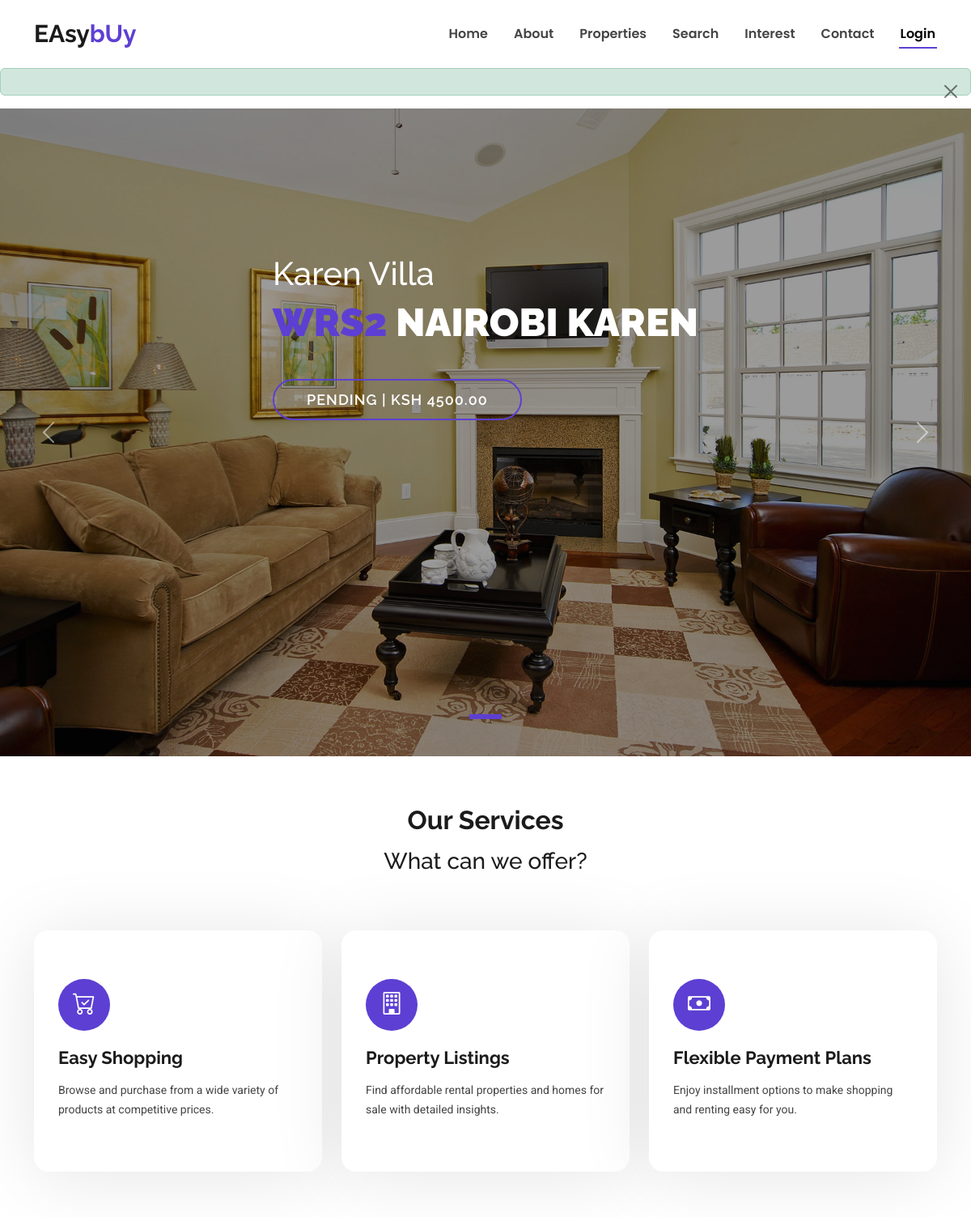
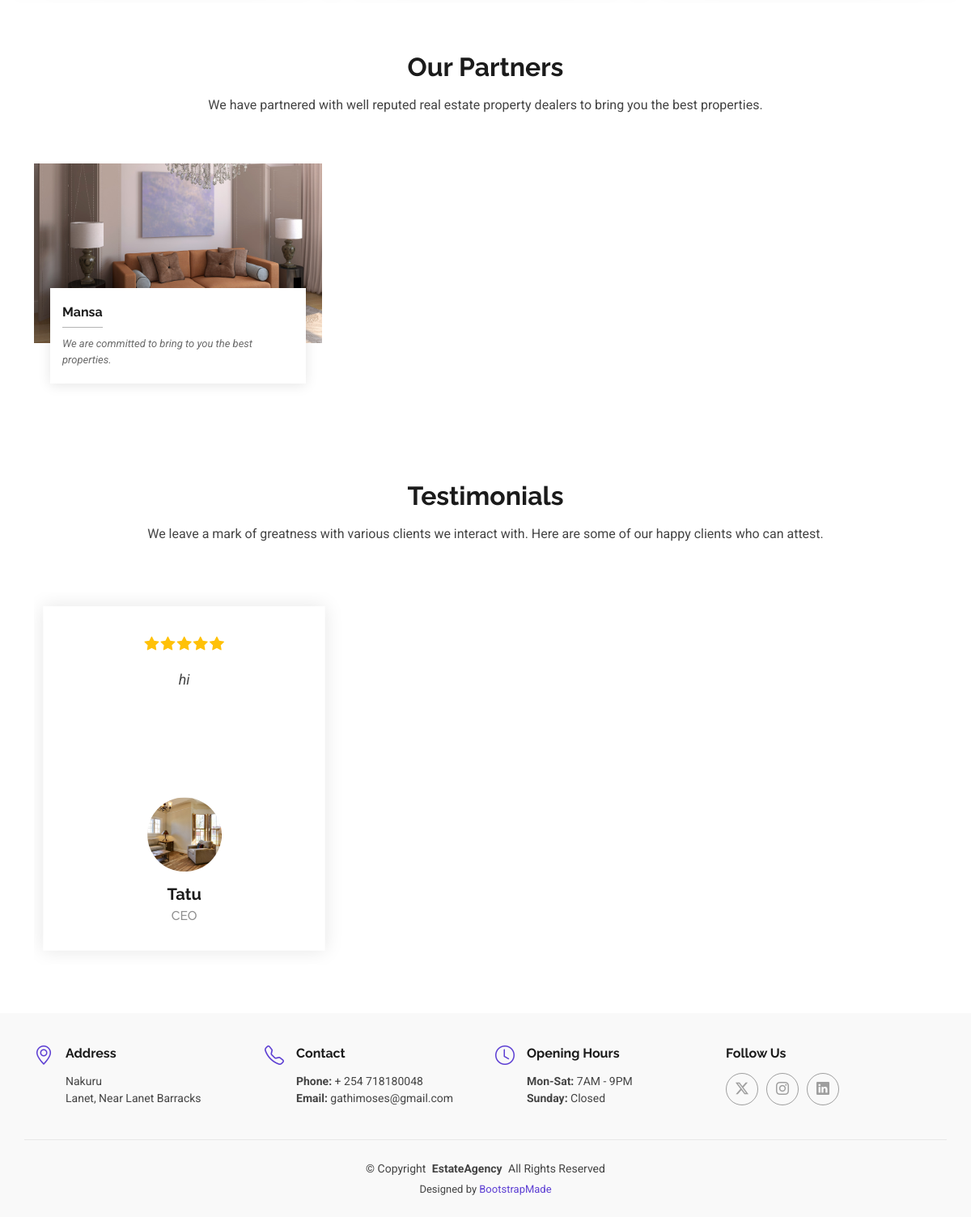
The page / on the database its author committed (2 pictures, top to bottom).
### properties/models.py (models this page shows, shortened)
class Property(models.Model):
    title = models.CharField(max_length=255)
    image = models.ImageField(upload_to='images/',
                              validators=[FileExtensionValidator(allowed_extensions=['jpg', 'jpeg', 'png'])])
    image1 = models.ImageField(upload_to='images/',
                              validators=[FileExtensionValidator(allowed_extensions=['jpg', 'jpeg', 'png'])], null=True, blank=True)
    image2 = models.ImageField(upload_to='images/',
                              validators=[FileExtensionValidator(allowed_extensions=['jpg', 'jpeg', 'png'])], null=True, blank=True)
    image3 = models.ImageField(upload_to='images/',
                              validators=[FileExtensionValidator(allowed_extensions=['jpg', 'jpeg', 'png'])], null=True, blank=True)
    video_url = models.URLField(max_length=600, null=True, blank=True)
    status = models.CharField(max_length=50, default='Pending')
    price = models.DecimalField(max_digits=10, decimal_places=2, null=True, blank=True)
    area = models.DecimalField(max_digits=10, decimal_places=2, default=0.0)
    beds = models.IntegerField(default=0)
    baths = models.IntegerField(default=0)
    garage = models.IntegerField(default=0)
    key = models.CharField(max_length=10, unique=True)
    location = models.CharField(max_length=100)
    map_url = models.URLField(max_length=600, null=True, blank=True)
    propertytyp = models.CharField(max_length=50, default='House')
    description = models.TextField(default='A great House at the brink of existence.')
    is_featured = models.BooleanField(default=False)
    created_at = models.DateTimeField(auto_now_add=True)
    updated_at = models.DateTimeField(auto_now=True)
    class Meta:
        verbose_name = "Property"
        verbose_name_plural = "Properties"

class Partners(models.Model):
    image = models.ImageField(upload_to='images/', validators=[
        FileExtensionValidator(allowed_extensions=['jpg', 'jpeg', 'png'])])  # Moved to a subfolder
    name = models.CharField(max_length=100)
    details = models.CharField(max_length=100, default='We are committed to bring to you the best properties. ')
    facebook = models.URLField(max_length=200, blank=True, null=True)
    instagram = models.URLField(max_length=200, blank=True, null=True)
    linkedin = models.URLField(max_length=200, blank=True, null=True)
    twitter = models.URLField(max_length=200, blank=True, null=True)
    created_at = models.DateTimeField(default=now)
    updated_at = models.DateTimeField(auto_now=True)
    class Meta:
        verbose_name = "Agent"
        verbose_name_plural = "Agents"

class Testimonials(models.Model):
    image = models.ImageField(upload_to='testimonials/images/', validators=[
        FileExtensionValidator(allowed_extensions=['jpg', 'jpeg', 'png'])])  # Moved to a subfolder
    name = models.CharField(max_length=100)
    position = models.CharField(max_length=100, default='CEO')
    testimony = models.TextField()
    created_at = models.DateTimeField(default=now)
    updated_at = models.DateTimeField(auto_now=True)
    class Meta:
        verbose_name = "Testimonial"
        verbose_name_plural = "Testimonials"

### properties/views.py (the view)
# urls.py: path('', views.index, name='index'),
def index(request):
    agents = Partners.objects.all()
    testimonials = Testimonials.objects.all()
    featured = Property.objects.filter(is_featured=True)
    context = {
        'agents': agents,
        'testimonials': testimonials,
        'featured': featured
    }
    return render(request, 'index.html', context)

### cart/context_processors.py (called while the page is built)
def cart(request):
    return {'cart': Cart(request)}

### properties/templates/index.html (shortened to what this page needs)
{% extends 'base.html' %}
{% block content %}
{% load static %}
<main class="main">
  <section id="hero" class="hero section dark-background">
    <div id="hero-carousel" class="carousel slide" data-bs-ride="carousel" data-bs-interval="5000">
      {% for property in featured %}
      <div class="carousel-item {% if forloop.first %}active{% endif %}">
        <img src="{{ property.image.url }}" alt="">
        <div class="carousel-container">
          <div>
            <h1>{{ property.title }}</h1>
            <h2><span>{{ property.key }}</span> {{ property.location }}</h2>
            <a href="{% url 'propertysingle' property.id %}" class="btn-get-started">{{ property.status }} | Ksh {{ property.price }}</a>
          </div>
        </div>
      </div>
      {% endfor %}
      <a class="carousel-control-prev" href="#hero-carousel" role="button" data-bs-slide="prev">
        <span class="carousel-control-prev-icon bi bi-chevron-left" aria-hidden="true"></span>
      </a>
      <a class="carousel-control-next" href="#hero-carousel" role="button" data-bs-slide="next">
        <span class="carousel-control-next-icon bi bi-chevron-right" aria-hidden="true"></span>
      </a>
      <ol class="carousel-indicators"></ol>
    </div>
  </section>
  <section id="services" class="services section">
    <div class="container section-title" data-aos="fade-up">
      <h2>Our Services</h2>
      <h3>What can we offer?</h3>
    </div>
    <div class="container">
      <div class="row gy-4">
        <div class="col-lg-4 col-md-6" data-aos="fade-up" data-aos-delay="100">
          <div class="service-item position-relative">
            <div class="icon"><i class="bi bi-cart-check"></i></div>
            <h3>Easy Shopping</h3>
            <p>Browse and purchase from a wide variety of products at competitive prices.</p>
          </div>
        </div>
        <div class="col-lg-4 col-md-6" data-aos="fade-up" data-aos-delay="200">
          <div class="service-item position-relative">
            <div class="icon"><i class="bi bi-building"></i></div>
            <h3>Property Listings</h3>
            <p>Find affordable rental properties and homes for sale with detailed insights.</p>
          </div>
        </div>
        <div class="col-lg-4 col-md-6" data-aos="fade-up" data-aos-delay="300">
          <div class="service-item position-relative">
            <div class="icon"><i class="bi bi-cash"></i></div>
            <h3>Flexible Payment Plans</h3>
            <p>Enjoy installment options to make shopping and renting easy for you.</p>
          </div>
        </div>
      </div>
    </div>
  </section>
  <section id="agents" class="agents section">
    <div class="container section-title" data-aos="fade-up">
      <h2>Our Partners</h2>
      <p>We have partnered with well reputed real estate property dealers to bring you the best properties.</p>
    </div>
    <div class="container">
      <div class="row gy-5">
        {% for agent in agents %}
        <div class="col-lg-4 col-md-6" data-aos="fade-up" data-aos-delay="100">
          <div class="member">
            <div class="pic">
              <img src="{{ agent.image.url }}" class="img-fluid" alt="{{ agent.name }}">
            </div>
            <div class="member-info">
              <h4>{{ agent.name }}</h4>
              <span>{{ agent.details }}</span>
            </div>
          </div>
        </div>
        {% endfor %}
      </div>
    </div>
  </section>
  <section id="testimonials" class="testimonials section">
    <div class="container section-title" data-aos="fade-up">
      <h2>Testimonials</h2>
      <p>We leave a mark of greatness with various clients we interact with. Here are some of our happy clients who can attest.</p>
    </div>
    <div class="container" data-aos="fade-up" data-aos-delay="100">
      <div class="swiper init-swiper">
        <div class="swiper-wrapper">
          {% for testimonial in testimonials %}
          <div class="swiper-slide">
            <div class="testimonial-item">
              <div class="stars">
                <i class="bi bi-star-fill"></i><i class="bi bi-star-fill"></i><i class="bi bi-star-fill"></i><i class="bi bi-star-fill"></i><i class="bi bi-star-fill"></i>
              </div>
              <p>{{ testimonial.testimony }}</p>
              <div class="profile mt-auto">
                <img src="{{ testimonial.image.url }}" class="testimonial-img" alt="">
                <h3>{{ testimonial.name }}</h3>
                <h4>{{ testimonial.position }}</h4>
              </div>
            </div>
          </div>
          {% endfor %}
        </div>
      </div>
    </div>
  </section>
</main>
{% endblock %}

### properties/templates/base.html (shortened to what this page needs)
<!DOCTYPE html>
<html lang="en">
<head>
  {% load static %}
  <link rel="stylesheet" href="https://cdnjs.cloudflare.com/ajax/libs/font-awesome/6.7.1/css/all.min.css">
  <link href="{% static 'style/vendor/bootstrap/css/bootstrap.min.css' %}" rel="stylesheet">
  <link href="{% static 'style/vendor/bootstrap-icons/bootstrap-icons.css' %}" rel="stylesheet">
  <link href="{% static 'style/vendor/aos/aos.css' %}" rel="stylesheet">
  <link href="{% static 'style/vendor/fontawesome-free/css/all.min.css' %}" rel="stylesheet">
  <link href="{% static 'style/vendor/swiper/swiper-bundle.min.css' %}" rel="stylesheet">
  <link href="{% static 'style/css/main.css' %}" rel="stylesheet">
</head>
<body class="about-page">
  <header id="header" class="header d-flex align-items-center">
    <div class="container-fluid container-xl position-relative d-flex align-items-center justify-content-between">
      <a href="{% url 'index' %}" class="logo d-flex align-items-center">
        <h1 class="sitename">EAsy<span>bUy</span></h1>
      </a>
      <nav id="navmenu" class="navmenu">
        <ul>
          <li><a href="{% url 'index' %}">Home</a></li>
          <li><a href="{% url 'about' %}">About</a></li>
          <li><a href="{% url 'properties' %}">Properties</a></li>
          <li><a href="{% url 'search' %}">Search</a></li>
          <li><a href="{% url 'cart' %}">Interest</a></li>
          <li><a href="{% url 'contact' %}">Contact</a></li>
          {% if user.is_authenticated %}
          <div class="dropdown">
            <button class="btn btn-secondary dropdown-toggle" type="button" data-bs-toggle="dropdown" aria-expanded="false">
              Profile
            </button>
            <ul class="dropdown-menu">
              <li><a class="dropdown-item" href="{% url 'update_user' %}">Update User</a></li>
              <li><a class="dropdown-item" href="{% url 'update_info' %}">Update Your Info</a></li>
              <li><a class="dropdown-item" href="{% url 'logout' %}">Logout</a></li>
            </ul>
          </div>
          {% else %}
          <li><a href="{% url 'login' %}" class="active">Login</a></li>
          {% endif %}
        </ul>
      </nav>
    </div>
  </header>
  <div class="alert alert-success alert-dismissible fade show w-100" role="alert">
    <button type="button" class="btn-close" data-bs-dismiss="alert" aria-label="Close"></button>
  </div>
  {% block content %}
  {% endblock %}
  <footer id="footer" class="footer light-background">
    <div class="container">
      <div class="row gy-3">
        <div class="col-lg-3 col-md-6 d-flex">
          <i class="bi bi-geo-alt icon"></i>
          <div class="address">
            <h4>Address</h4>
            <p>Nakuru<br>Lanet, Near Lanet Barracks</p>
          </div>
        </div>
        <div class="col-lg-3 col-md-6 d-flex">
          <i class="bi bi-telephone icon"></i>
          <div>
            <h4>Contact</h4>
            <p><strong>Phone:</strong> + 254 718180048<br><strong>Email:</strong> gathimoses@gmail.com</p>
          </div>
        </div>
        <div class="col-lg-3 col-md-6 d-flex">
          <i class="bi bi-clock icon"></i>
          <div>
            <h4>Opening Hours</h4>
            <p><strong>Mon-Sat:</strong> 7AM - 9PM<br><strong>Sunday:</strong> Closed</p>
          </div>
        </div>
        <div class="col-lg-3 col-md-6">
          <h4>Follow Us</h4>
          <div class="social-links d-flex">
            <a href="https://x.com/MosesGathigi" class="twitter"><i class="bi bi-twitter-x"></i></a>
            <a href="https://www.instagram.com/its_gathigi" class="instagram"><i class="bi bi-instagram"></i></a>
            <a href="https://www.linkedin.com/in/moses-gathigi-ab0669319/" class="linkedin"><i class="bi bi-linkedin"></i></a>
          </div>
        </div>
      </div>
    </div>
    <div class="container copyright text-center mt-4">
      <p>© Copyright <strong class="px-1 sitename">EstateAgency</strong> All Rights Reserved</p>
      <div class="credits">
        Designed by <a href="https://bootstrapmade.com/">BootstrapMade</a>
      </div>
    </div>
  </footer>
</body>
</html>

### rows shown on the page
Property: image (picture), title "Karen Villa", key "WRS2", location "NAIROBI KAREN", status "PENDING", price "4500.00"
Partners: image (picture), name "Mansa", details "We are committed to bring to you the best properties."
Testimonials: testimony "hi", image (picture), name "Tatu", position "CEO"
